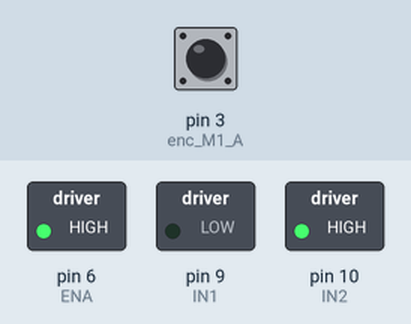
This sketch was run on a simulated Arduino Uno, built with avr-gcc and run on an emulated ATmega328P. Parts: switched loads named in the sketch (green lamp = pin HIGH). Inputs (shaded band) come from the test bench; at power-on: pin 3 (enc_M1_A) HIGH.

Above: at 0.1 s.
Timing chart, 0 to 1.6 s (numbered marks = the images above):
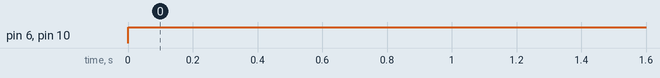

Measured:
- by itself, pin 6 (ENA), pin 10 (IN2): LOW → HIGH at 0.00 s

The sketch:

revolution_counter.ino
```cpp
/* Project: Grabby Warehouse
 * Code: Counts the number of wheel revolutions / Used to test to count one wheel revolution
 * Julius Ortstadt
 * 10.01.2025
*/

#include <math.h>

//-----------// Motor Pins //-----------//
// Motor 1 control pins
const int IN1=9; // Pin for control signal to change motor behaviour
const int IN2=10; // Pin for control signal to change motor behaviour
const int ENA=6; // Pin for PWM

//-----------// Encoder Pins //-----------//
// WARNING: Pins need to be pins that can be interrupted (see list for Arduino)
#define enc_M1_A 3 // Yellow for encoder A
#define enc_M1_B 11 // White for encoder B

//-----------// Encoder and Motor Properties //-----------//
// Motor gear ratio
float gear_ratio = 98.78;

// Gearbox output 4741.44 counts per revolution total on all channels
float output_2channel = 4741.44;
float output_1channel_rising = output_2channel / 4;

// Motor shaft ticks per revolution for channel A rising:
float m_shaft_ticks = 12;
float g_shaft_ticks = m_shaft_ticks * gear_ratio;

//-----------// Wheel properties //-----------//
const float pi = M_PI;
const float wheel_diameter = 70 * pow(10,-3); // m
float wheel_circumference = pi * wheel_diameter; // m

long ticks_per_wheel_revolution = g_shaft_ticks; // Gearbox shaft ticks per revolution matches the gearbox output

//-----------// Tick counters //-----------//
volatile long M1_tick_count = 0;

//-----------// Motor Speed //-----------//
int speed = 255;

bool test_mode = true;
int revolution_cnt = 0;

void setup() {
  // put your setup code here, to run once:
  Serial.begin(9600);

  // Set the pinMode of the encoders
  pinMode(enc_M1_A, INPUT_PULLUP);

  // When the pin goes HIGH we interrupt (therefore the volatile long)
  attachInterrupt(digitalPinToInterrupt(enc_M1_A), M1_tick, RISING);

  // Setup for motor 1 pins
  pinMode(IN1, OUTPUT);
  pinMode(IN2, OUTPUT);
  pinMode(ENA, OUTPUT);

  // Stop the motor
  stop();
}

void loop() {
  // put your main code here, to run repeatedly:
  forward(speed);

  // Test mode: Stop the motor after one wheel revolution
  if (M1_tick_count >= ticks_per_wheel_revolution && test_mode){
    stop();
    Serial.println("Wheel completed one revolution.");
    Serial.print("Total ticks: ");
    Serial.println(M1_tick_count);

    // Ensure the loop doesn't restart the motor
    while (true);
  }
  // Normal mode: Count the number of revolutions of wheel 1
  else if (M1_tick_count >= ticks_per_wheel_revolution && !test_mode){
    revolution_cnt++;
    Serial.println("Wheel completed one revolution.");
    Serial.print("Total number of revolutions: ");
    Serial.println(revolution_cnt);
  }

}


void M1_tick(){
  M1_tick_count++;
}

void stop(){ // Stop
  // Stop motor 1
  digitalWrite(IN1, LOW);
  digitalWrite(IN2, LOW);
}

void forward(int speed){ // Moves forward
  // Motor 1 forward
  digitalWrite(IN1, LOW);
  digitalWrite(IN2, HIGH);
  analogWrite(ENA, speed);
}
```
